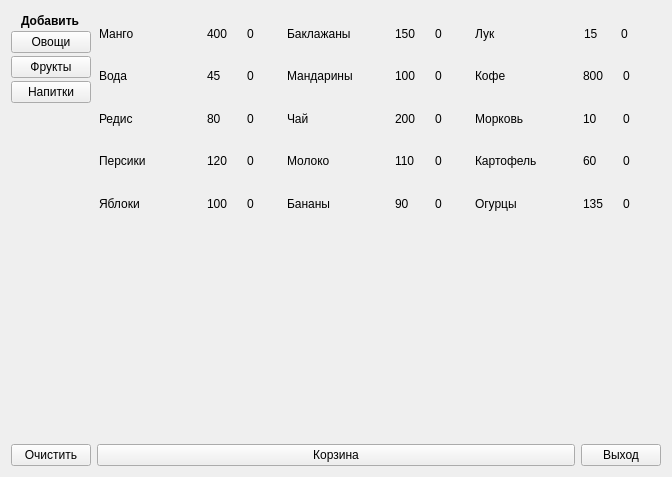
<?xml version="1.0" encoding="UTF-8"?>
<ui version="4.0">
 <class>Selector</class>
 <widget class="QMainWindow" name="Selector">
  <property name="geometry">
   <rect>
    <x>0</x>
    <y>0</y>
    <width>672</width>
    <height>477</height>
   </rect>
  </property>
  <property name="windowTitle">
   <string>Лавка</string>
  </property>
  <widget class="QWidget" name="centralWidget">
   <layout class="QVBoxLayout" name="verticalLayout_5">
    <item>
     <layout class="QHBoxLayout" name="horizontalLayout_34">
      <item>
       <layout class="QVBoxLayout" name="verticalLayout_3">
        <property name="spacing">
         <number>0</number>
        </property>
        <item alignment="Qt::AlignmentFlag::AlignHCenter">
         <widget class="QLabel" name="label">
          <property name="sizePolicy">
           <sizepolicy hsizetype="Maximum" vsizetype="Maximum">
            <horstretch>0</horstretch>
            <verstretch>0</verstretch>
           </sizepolicy>
          </property>
          <property name="font">
           <font>
            <bold>true</bold>
           </font>
          </property>
          <property name="text">
           <string>Добавить</string>
          </property>
         </widget>
        </item>
        <item>
         <widget class="QPushButton" name="pb_vegetable">
          <property name="text">
           <string>Овощи</string>
          </property>
         </widget>
        </item>
        <item>
         <widget class="QPushButton" name="pb_fruit">
          <property name="text">
           <string>Фрукты</string>
          </property>
         </widget>
        </item>
        <item>
         <widget class="QPushButton" name="pb_drink">
          <property name="text">
           <string>Напитки</string>
          </property>
         </widget>
        </item>
        <item>
         <spacer name="verticalSpacer">
          <property name="orientation">
           <enum>Qt::Orientation::Vertical</enum>
          </property>
          <property name="sizeType">
           <enum>QSizePolicy::Policy::Fixed</enum>
          </property>
          <property name="sizeHint" stdset="0">
           <size>
            <width>20</width>
            <height>117</height>
           </size>
          </property>
         </spacer>
        </item>
       </layout>
      </item>
      <item>
       <layout class="QGridLayout" name="gridLayout_3" rowstretch="3,3,3,3,3" columnstretch="3,3,3" rowminimumheight="3,3,3,3,3">
        <property name="leftMargin">
         <number>2</number>
        </property>
        <property name="topMargin">
         <number>4</number>
        </property>
        <property name="rightMargin">
         <number>4</number>
        </property>
        <property name="bottomMargin">
         <number>3</number>
        </property>
        <item row="2" column="0">
         <layout class="QHBoxLayout" name="horizontalLayout_17" stretch="3,1,1">
          <item>
           <widget class="ClickableLabel" name="lbl_item_15">
            <property name="sizePolicy">
             <sizepolicy hsizetype="Preferred" vsizetype="Preferred">
              <horstretch>0</horstretch>
              <verstretch>0</verstretch>
             </sizepolicy>
            </property>
            <property name="text">
             <string>Редис</string>
            </property>
           </widget>
          </item>
          <item>
           <widget class="QLabel" name="lbl_cost_15">
            <property name="text">
             <string>80</string>
            </property>
           </widget>
          </item>
          <item>
           <widget class="QLabel" name="lbl_q_15">
            <property name="sizePolicy">
             <sizepolicy hsizetype="Preferred" vsizetype="Preferred">
              <horstretch>0</horstretch>
              <verstretch>0</verstretch>
             </sizepolicy>
            </property>
            <property name="text">
             <string>0</string>
            </property>
           </widget>
          </item>
         </layout>
        </item>
        <item row="3" column="1">
         <layout class="QHBoxLayout" name="horizontalLayout_5" stretch="3,1,1">
          <item>
           <widget class="ClickableLabel" name="lbl_item_3">
            <property name="sizePolicy">
             <sizepolicy hsizetype="Preferred" vsizetype="Preferred">
              <horstretch>0</horstretch>
              <verstretch>0</verstretch>
             </sizepolicy>
            </property>
            <property name="text">
             <string>Молоко</string>
            </property>
           </widget>
          </item>
          <item>
           <widget class="QLabel" name="lbl_cost_3">
            <property name="text">
             <string>110</string>
            </property>
           </widget>
          </item>
          <item>
           <widget class="QLabel" name="lbl_q_3">
            <property name="sizePolicy">
             <sizepolicy hsizetype="Preferred" vsizetype="Preferred">
              <horstretch>0</horstretch>
              <verstretch>0</verstretch>
             </sizepolicy>
            </property>
            <property name="text">
             <string>0</string>
            </property>
           </widget>
          </item>
         </layout>
        </item>
        <item row="0" column="2">
         <layout class="QHBoxLayout" name="horizontalLayout_11" stretch="3,1,1">
          <property name="spacing">
           <number>0</number>
          </property>
          <item>
           <widget class="ClickableLabel" name="lbl_item_9">
            <property name="sizePolicy">
             <sizepolicy hsizetype="Preferred" vsizetype="Preferred">
              <horstretch>0</horstretch>
              <verstretch>0</verstretch>
             </sizepolicy>
            </property>
            <property name="text">
             <string>Лук</string>
            </property>
           </widget>
          </item>
          <item>
           <widget class="QLabel" name="lbl_cost_9">
            <property name="text">
             <string>15</string>
            </property>
           </widget>
          </item>
          <item>
           <widget class="QLabel" name="lbl_q_9">
            <property name="sizePolicy">
             <sizepolicy hsizetype="Preferred" vsizetype="Preferred">
              <horstretch>0</horstretch>
              <verstretch>0</verstretch>
             </sizepolicy>
            </property>
            <property name="text">
             <string>0</string>
            </property>
           </widget>
          </item>
         </layout>
        </item>
        <item row="2" column="2">
         <layout class="QHBoxLayout" name="horizontalLayout_7" stretch="3,1,1">
          <item>
           <widget class="ClickableLabel" name="lbl_item_5">
            <property name="sizePolicy">
             <sizepolicy hsizetype="Preferred" vsizetype="Preferred">
              <horstretch>0</horstretch>
              <verstretch>0</verstretch>
             </sizepolicy>
            </property>
            <property name="text">
             <string>Морковь</string>
            </property>
           </widget>
          </item>
          <item>
           <widget class="QLabel" name="lbl_cost_5">
            <property name="text">
             <string>10</string>
            </property>
           </widget>
          </item>
          <item>
           <widget class="QLabel" name="lbl_q_5">
            <property name="sizePolicy">
             <sizepolicy hsizetype="Preferred" vsizetype="Preferred">
              <horstretch>0</horstretch>
              <verstretch>0</verstretch>
             </sizepolicy>
            </property>
            <property name="text">
             <string>0</string>
            </property>
           </widget>
          </item>
         </layout>
        </item>
        <item row="3" column="2">
         <layout class="QHBoxLayout" name="horizontalLayout_4" stretch="3,1,1">
          <item>
           <widget class="ClickableLabel" name="lbl_item_2">
            <property name="sizePolicy">
             <sizepolicy hsizetype="Preferred" vsizetype="Preferred">
              <horstretch>0</horstretch>
              <verstretch>0</verstretch>
             </sizepolicy>
            </property>
            <property name="text">
             <string>Картофель</string>
            </property>
           </widget>
          </item>
          <item>
           <widget class="QLabel" name="lbl_cost_2">
            <property name="text">
             <string>60</string>
            </property>
           </widget>
          </item>
          <item>
           <widget class="QLabel" name="lbl_q_2">
            <property name="sizePolicy">
             <sizepolicy hsizetype="Preferred" vsizetype="Preferred">
              <horstretch>0</horstretch>
              <verstretch>0</verstretch>
             </sizepolicy>
            </property>
            <property name="text">
             <string>0</string>
            </property>
           </widget>
          </item>
         </layout>
        </item>
        <item row="1" column="0">
         <layout class="QHBoxLayout" name="horizontalLayout_12" stretch="3,1,1">
          <item>
           <widget class="ClickableLabel" name="lbl_item_10">
            <property name="sizePolicy">
             <sizepolicy hsizetype="Preferred" vsizetype="Preferred">
              <horstretch>0</horstretch>
              <verstretch>0</verstretch>
             </sizepolicy>
            </property>
            <property name="text">
             <string>Вода</string>
            </property>
           </widget>
          </item>
          <item>
           <widget class="QLabel" name="lbl_cost_10">
            <property name="text">
             <string>45</string>
            </property>
           </widget>
          </item>
          <item>
           <widget class="QLabel" name="lbl_q_10">
            <property name="sizePolicy">
             <sizepolicy hsizetype="Preferred" vsizetype="Preferred">
              <horstretch>0</horstretch>
              <verstretch>0</verstretch>
             </sizepolicy>
            </property>
            <property name="text">
             <string>0</string>
            </property>
           </widget>
          </item>
         </layout>
        </item>
        <item row="2" column="1">
         <layout class="QHBoxLayout" name="horizontalLayout_8" stretch="3,1,1">
          <item>
           <widget class="ClickableLabel" name="lbl_item_6">
            <property name="sizePolicy">
             <sizepolicy hsizetype="Preferred" vsizetype="Preferred">
              <horstretch>0</horstretch>
              <verstretch>0</verstretch>
             </sizepolicy>
            </property>
            <property name="text">
             <string>Чай</string>
            </property>
           </widget>
          </item>
          <item>
           <widget class="QLabel" name="lbl_cost_6">
            <property name="text">
             <string>200</string>
            </property>
           </widget>
          </item>
          <item>
           <widget class="QLabel" name="lbl_q_6">
            <property name="sizePolicy">
             <sizepolicy hsizetype="Preferred" vsizetype="Preferred">
              <horstretch>0</horstretch>
              <verstretch>0</verstretch>
             </sizepolicy>
            </property>
            <property name="text">
             <string>0</string>
            </property>
           </widget>
          </item>
         </layout>
        </item>
        <item row="0" column="1">
         <layout class="QHBoxLayout" name="horizontalLayout_9" stretch="3,1,1">
          <item>
           <widget class="ClickableLabel" name="lbl_item_7">
            <property name="sizePolicy">
             <sizepolicy hsizetype="Preferred" vsizetype="Preferred">
              <horstretch>0</horstretch>
              <verstretch>0</verstretch>
             </sizepolicy>
            </property>
            <property name="text">
             <string>Баклажаны</string>
            </property>
           </widget>
          </item>
          <item>
           <widget class="QLabel" name="lbl_cost_7">
            <property name="text">
             <string>150</string>
            </property>
           </widget>
          </item>
          <item>
           <widget class="QLabel" name="lbl_q_7">
            <property name="sizePolicy">
             <sizepolicy hsizetype="Preferred" vsizetype="Preferred">
              <horstretch>0</horstretch>
              <verstretch>0</verstretch>
             </sizepolicy>
            </property>
            <property name="text">
             <string>0</string>
            </property>
           </widget>
          </item>
         </layout>
        </item>
        <item row="0" column="0">
         <layout class="QHBoxLayout" name="horizontalLayout_10" stretch="3,1,1">
          <item>
           <widget class="ClickableLabel" name="lbl_item_8">
            <property name="sizePolicy">
             <sizepolicy hsizetype="Preferred" vsizetype="Preferred">
              <horstretch>0</horstretch>
              <verstretch>0</verstretch>
             </sizepolicy>
            </property>
            <property name="text">
             <string>Манго</string>
            </property>
           </widget>
          </item>
          <item>
           <widget class="QLabel" name="lbl_cost_8">
            <property name="text">
             <string>400</string>
            </property>
           </widget>
          </item>
          <item>
           <widget class="QLabel" name="lbl_q_8">
            <property name="sizePolicy">
             <sizepolicy hsizetype="Preferred" vsizetype="Preferred">
              <horstretch>0</horstretch>
              <verstretch>0</verstretch>
             </sizepolicy>
            </property>
            <property name="text">
             <string>0</string>
            </property>
           </widget>
          </item>
         </layout>
        </item>
        <item row="1" column="1">
         <layout class="QHBoxLayout" name="horizontalLayout_15" stretch="3,1,1">
          <item>
           <widget class="ClickableLabel" name="lbl_item_13">
            <property name="sizePolicy">
             <sizepolicy hsizetype="Preferred" vsizetype="Preferred">
              <horstretch>0</horstretch>
              <verstretch>0</verstretch>
             </sizepolicy>
            </property>
            <property name="text">
             <string>Мандарины</string>
            </property>
           </widget>
          </item>
          <item>
           <widget class="QLabel" name="lbl_cost_13">
            <property name="text">
             <string>100</string>
            </property>
           </widget>
          </item>
          <item>
           <widget class="QLabel" name="lbl_q_13">
            <property name="sizePolicy">
             <sizepolicy hsizetype="Preferred" vsizetype="Preferred">
              <horstretch>0</horstretch>
              <verstretch>0</verstretch>
             </sizepolicy>
            </property>
            <property name="text">
             <string>0</string>
            </property>
           </widget>
          </item>
         </layout>
        </item>
        <item row="3" column="0">
         <layout class="QHBoxLayout" name="horizontalLayout_6" stretch="3,1,1">
          <item>
           <widget class="ClickableLabel" name="lbl_item_4">
            <property name="sizePolicy">
             <sizepolicy hsizetype="Preferred" vsizetype="Preferred">
              <horstretch>0</horstretch>
              <verstretch>0</verstretch>
             </sizepolicy>
            </property>
            <property name="text">
             <string>Персики</string>
            </property>
           </widget>
          </item>
          <item>
           <widget class="QLabel" name="lbl_cost_4">
            <property name="text">
             <string>120</string>
            </property>
           </widget>
          </item>
          <item>
           <widget class="QLabel" name="lbl_q_4">
            <property name="sizePolicy">
             <sizepolicy hsizetype="Preferred" vsizetype="Preferred">
              <horstretch>0</horstretch>
              <verstretch>0</verstretch>
             </sizepolicy>
            </property>
            <property name="text">
             <string>0</string>
            </property>
           </widget>
          </item>
         </layout>
        </item>
        <item row="1" column="2">
         <layout class="QHBoxLayout" name="horizontalLayout_16" stretch="3,1,1">
          <item>
           <widget class="ClickableLabel" name="lbl_item_14">
            <property name="sizePolicy">
             <sizepolicy hsizetype="Preferred" vsizetype="Preferred">
              <horstretch>0</horstretch>
              <verstretch>0</verstretch>
             </sizepolicy>
            </property>
            <property name="text">
             <string>Кофе</string>
            </property>
           </widget>
          </item>
          <item>
           <widget class="QLabel" name="lbl_cost_14">
            <property name="text">
             <string>800</string>
            </property>
           </widget>
          </item>
          <item>
           <widget class="QLabel" name="lbl_q_14">
            <property name="sizePolicy">
             <sizepolicy hsizetype="Preferred" vsizetype="Preferred">
              <horstretch>0</horstretch>
              <verstretch>0</verstretch>
             </sizepolicy>
            </property>
            <property name="text">
             <string>0</string>
            </property>
           </widget>
          </item>
         </layout>
        </item>
        <item row="4" column="0">
         <layout class="QHBoxLayout" name="horizontalLayout_3" stretch="3,1,1">
          <item>
           <widget class="ClickableLabel" name="lbl_item_1">
            <property name="sizePolicy">
             <sizepolicy hsizetype="Preferred" vsizetype="Preferred">
              <horstretch>0</horstretch>
              <verstretch>0</verstretch>
             </sizepolicy>
            </property>
            <property name="text">
             <string>Яблоки</string>
            </property>
           </widget>
          </item>
          <item>
           <widget class="QLabel" name="lbl_cost_1">
            <property name="text">
             <string>100</string>
            </property>
           </widget>
          </item>
          <item>
           <widget class="QLabel" name="lbl_q_1">
            <property name="sizePolicy">
             <sizepolicy hsizetype="Preferred" vsizetype="Preferred">
              <horstretch>0</horstretch>
              <verstretch>0</verstretch>
             </sizepolicy>
            </property>
            <property name="text">
             <string>0</string>
            </property>
           </widget>
          </item>
         </layout>
        </item>
        <item row="4" column="1">
         <layout class="QHBoxLayout" name="horizontalLayout_14" stretch="3,1,1">
          <item>
           <widget class="ClickableLabel" name="lbl_item_12">
            <property name="sizePolicy">
             <sizepolicy hsizetype="Preferred" vsizetype="Preferred">
              <horstretch>0</horstretch>
              <verstretch>0</verstretch>
             </sizepolicy>
            </property>
            <property name="text">
             <string>Бананы</string>
            </property>
           </widget>
          </item>
          <item>
           <widget class="QLabel" name="lbl_cost_12">
            <property name="text">
             <string>90</string>
            </property>
           </widget>
          </item>
          <item>
           <widget class="QLabel" name="lbl_q_12">
            <property name="sizePolicy">
             <sizepolicy hsizetype="Preferred" vsizetype="Preferred">
              <horstretch>0</horstretch>
              <verstretch>0</verstretch>
             </sizepolicy>
            </property>
            <property name="text">
             <string>0</string>
            </property>
           </widget>
          </item>
         </layout>
        </item>
        <item row="4" column="2">
         <layout class="QHBoxLayout" name="horizontalLayout_13" stretch="3,1,1">
          <item>
           <widget class="ClickableLabel" name="lbl_item_11">
            <property name="sizePolicy">
             <sizepolicy hsizetype="Preferred" vsizetype="Preferred">
              <horstretch>0</horstretch>
              <verstretch>0</verstretch>
             </sizepolicy>
            </property>
            <property name="text">
             <string>Огурцы</string>
            </property>
           </widget>
          </item>
          <item>
           <widget class="QLabel" name="lbl_cost_11">
            <property name="text">
             <string>135</string>
            </property>
           </widget>
          </item>
          <item>
           <widget class="QLabel" name="lbl_q_11">
            <property name="sizePolicy">
             <sizepolicy hsizetype="Preferred" vsizetype="Preferred">
              <horstretch>0</horstretch>
              <verstretch>0</verstretch>
             </sizepolicy>
            </property>
            <property name="text">
             <string>0</string>
            </property>
           </widget>
          </item>
         </layout>
        </item>
       </layout>
      </item>
     </layout>
    </item>
    <item>
     <spacer name="verticalSpacer_2">
      <property name="orientation">
       <enum>Qt::Orientation::Vertical</enum>
      </property>
      <property name="sizeHint" stdset="0">
       <size>
        <width>20</width>
        <height>207</height>
       </size>
      </property>
     </spacer>
    </item>
    <item>
     <layout class="QHBoxLayout" name="horizontalLayout_33" stretch="0,1,0">
      <item>
       <widget class="QPushButton" name="btn_clear">
        <property name="text">
         <string>Очистить</string>
        </property>
       </widget>
      </item>
      <item>
       <widget class="QPushButton" name="btn_cart">
        <property name="text">
         <string>Корзина</string>
        </property>
       </widget>
      </item>
      <item>
       <widget class="QPushButton" name="btn_exit">
        <property name="text">
         <string>Выход</string>
        </property>
       </widget>
      </item>
     </layout>
    </item>
   </layout>
  </widget>
 </widget>
 <layoutdefault spacing="6" margin="11"/>
 <customwidgets>
  <customwidget>
   <class>ClickableLabel</class>
   <extends>QLabel</extends>
   <header>clickablelabel.h</header>
  </customwidget>
 </customwidgets>
 <resources/>
 <connections>
  <connection>
   <sender>btn_exit</sender>
   <signal>clicked()</signal>
   <receiver>Selector</receiver>
   <slot>close()</slot>
   <hints>
    <hint type="sourcelabel">
     <x>639</x>
     <y>378</y>
    </hint>
    <hint type="destinationlabel">
     <x>368</x>
     <y>203</y>
    </hint>
   </hints>
  </connection>
 </connections>
</ui>
